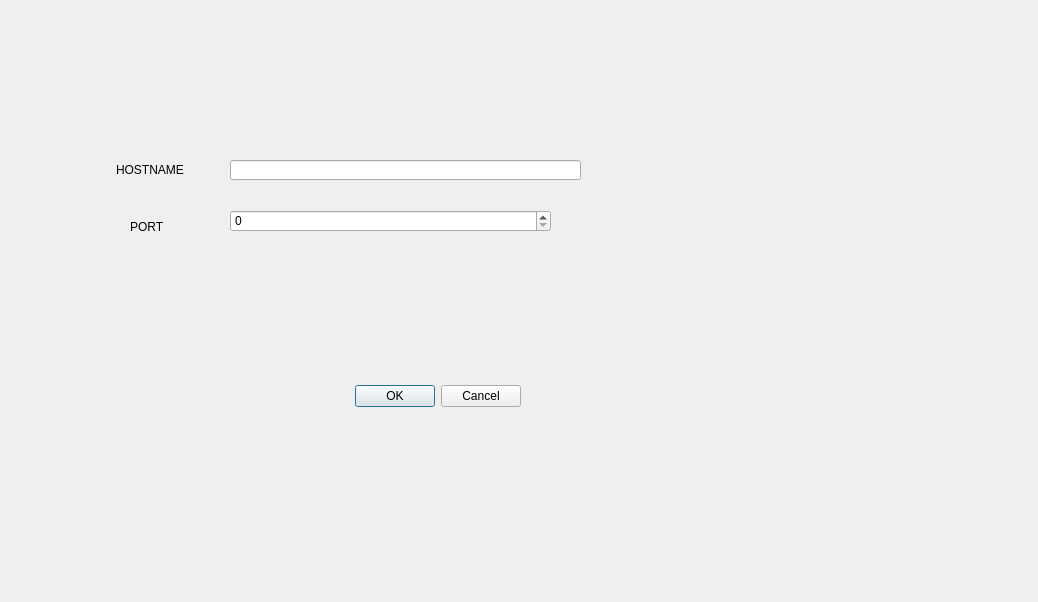
<?xml version="1.0" encoding="UTF-8"?>
<ui version="4.0">
 <class>messangerconnection</class>
 <widget class="QDialog" name="messangerconnection">
  <property name="geometry">
   <rect>
    <x>0</x>
    <y>0</y>
    <width>1038</width>
    <height>602</height>
   </rect>
  </property>
  <property name="windowTitle">
   <string>Dialog</string>
  </property>
  <widget class="QDialogButtonBox" name="buttonBox">
   <property name="geometry">
    <rect>
     <x>180</x>
     <y>380</y>
     <width>341</width>
     <height>32</height>
    </rect>
   </property>
   <property name="orientation">
    <enum>Qt::Horizontal</enum>
   </property>
   <property name="standardButtons">
    <set>QDialogButtonBox::Cancel|QDialogButtonBox::Ok</set>
   </property>
  </widget>
  <widget class="QLabel" name="label">
   <property name="geometry">
    <rect>
     <x>116</x>
     <y>160</y>
     <width>81</width>
     <height>20</height>
    </rect>
   </property>
   <property name="text">
    <string>HOSTNAME</string>
   </property>
  </widget>
  <widget class="QLabel" name="label_2">
   <property name="geometry">
    <rect>
     <x>130</x>
     <y>220</y>
     <width>47</width>
     <height>14</height>
    </rect>
   </property>
   <property name="text">
    <string>PORT</string>
   </property>
  </widget>
  <widget class="QLineEdit" name="hostname">
   <property name="geometry">
    <rect>
     <x>230</x>
     <y>160</y>
     <width>351</width>
     <height>20</height>
    </rect>
   </property>
  </widget>
  <widget class="QSpinBox" name="port">
   <property name="geometry">
    <rect>
     <x>230</x>
     <y>210</y>
     <width>321</width>
     <height>22</height>
    </rect>
   </property>
  </widget>
 </widget>
 <resources/>
 <connections>
  <connection>
   <sender>buttonBox</sender>
   <signal>accepted()</signal>
   <receiver>messangerconnection</receiver>
   <slot>accept()</slot>
   <hints>
    <hint type="sourcelabel">
     <x>248</x>
     <y>254</y>
    </hint>
    <hint type="destinationlabel">
     <x>157</x>
     <y>274</y>
    </hint>
   </hints>
  </connection>
  <connection>
   <sender>buttonBox</sender>
   <signal>rejected()</signal>
   <receiver>messangerconnection</receiver>
   <slot>reject()</slot>
   <hints>
    <hint type="sourcelabel">
     <x>316</x>
     <y>260</y>
    </hint>
    <hint type="destinationlabel">
     <x>286</x>
     <y>274</y>
    </hint>
   </hints>
  </connection>
 </connections>
</ui>
